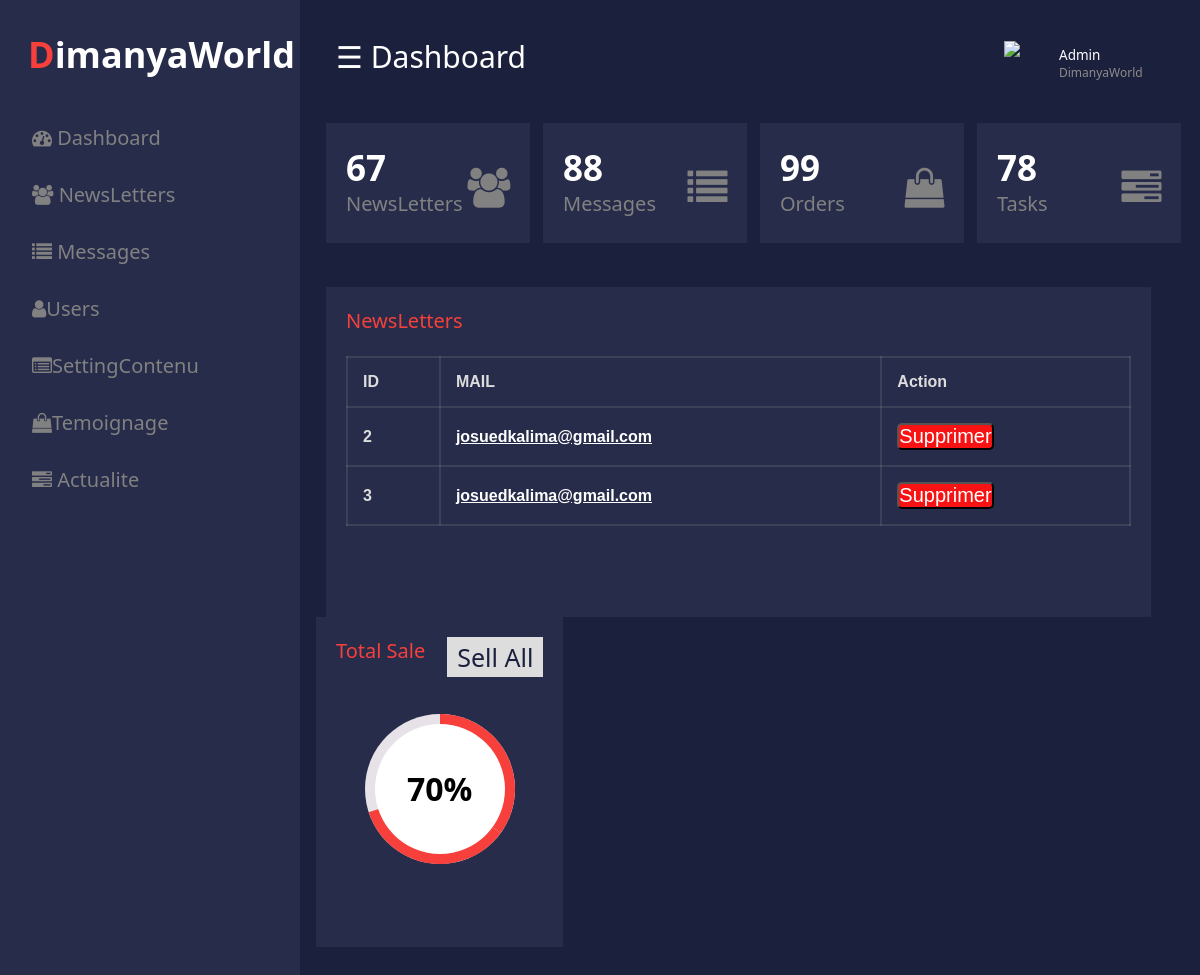
/New_folder/NewsLetters.php, run on the app's committed database.
### tables this page shows
CREATE TABLE `newsletters` (
  `id` int(11) NOT NULL,
  `newletter` text NOT NULL
);

### New_folder/NewsLetters.php (the view, shortened to what this page needs)
<!Doctype HTML>
<html>
<head>
	<link rel="stylesheet" href="css/style.css" type="text/css" />
	<link rel="stylesheet" href="https://cdnjs.cloudflare.com/ajax/libs/font-awesome/4.7.0/css/font-awesome.min.css">
</head>
<body>
	<div id="mySidenav" class="sidenav">
		<p class="logo"><span>D</span>imanyaWorld</p>
		<a href="accueil.php" class="icon-a"><i class="fa fa-dashboard icons"></i> Dashboard</a>
		<a href="NewsLetters.php" class="icon-a"><i class="fa fa-users icons"></i> NewsLetters</a>
		<a href="Messages.php" class="icon-a"><i class="fa fa-list icons"></i> Messages</a>
		<a href="user.php" class="icon-a"><i class="fa fa-user icons"></i>Users</a>
		<a href="setting_site.php" class="icon-a"><i class="fa fa-list-alt icons"></i>SettingContenu</a>
		<a href="temoignage.php" class="icon-a"><i class="fa fa-shopping-bag icons"></i>Temoignage</a>
		<a href="Actualite.php" class="icon-a"><i class="fa fa-tasks icons"></i> Actualite</a>
	</div>
	<div id="main">
		<div class="head">
			<div class="col-div-6">
				<span style="font-size:30px;cursor:pointer; color: white;" class="nav">☰ Dashboard</span>
			</div>
			<div class="col-div-6">
				<div class="profile">
					<img src="images/user.png" class="pro-img" />
					<p>Admin<span>DimanyaWorld</span></p>
				</div>
			</div>
		</div>
		<br />
		<div class="col-div-3">
			<div class="box">
				<p>67<br /><span>NewsLetters</span></p>
				<i class="fa fa-users box-icon"></i>
			</div>
		</div>
		<div class="col-div-3">
			<div class="box">
				<p>88<br /><span>Messages</span></p>
				<i class="fa fa-list box-icon"></i>
			</div>
		</div>
		<div class="col-div-3">
			<div class="box">
				<p>99<br /><span>Orders</span></p>
				<i class="fa fa-shopping-bag box-icon"></i>
			</div>
		</div>
		<div class="col-div-3">
			<div class="box">
				<p>78<br /><span>Tasks</span></p>
				<i class="fa fa-tasks box-icon"></i>
			</div>
		</div>
		<br /><br />
		<div class="col-div-8">
			<div class="box-8">
				<div class="content-box">
					<p>NewsLetters</p>
					<br />
					<table>
						<tr>
							<th>ID</th>
							<th>MAIL</th>
							<th>Action</th>
						</tr>
						<?php
						include_once "connexion.php";
						$req = mysqli_query($Con, " SELECT * FROM  newsletters ");
						if (mysqli_num_rows($req) == 0) {
							echo "Aucune nouvelle n'a été ajoutée";
						} else {
							while ($rows = mysqli_fetch_assoc($req)) {
						?>
								<tr>
									<th><?= $rows["id"] ?></th>
									<th><a href=""><?= $rows["newletter"] ?></a></th>
									<th><a href="Supprimer.php? ID=<?= $rows["id"] ?>"><button type="submit" name="Send" class="boutons">Supprimer</button></a></th>
								</tr>
						<?php
							}
						}
						?>
					</table>
				</div>
			</div>
		</div>
		<div class="col-div-4">
			<div class="box-4">
				<div class="content-box">
					<p>Total Sale <span>Sell All</span></p>
					<div class="circle-wrap">
						<div class="circle">
							<div class="inside-circle"> 70% </div>
						</div>
					</div>
				</div>
			</div>
		</div>
	</div>
</body>
</html>

### New_folder/css/style.css (style rules this page uses)
* { margin: 0; padding: 0; }
body { margin: 0px; padding: 0px; background-color: #1b203d; overflow: hidden; font-family: system-ui; }
.logo { margin: 0px; margin-left: 28px; font-weight: bold; color: white; margin-bottom: 30px; }
.logo span { color: #f7403b; }
.sidenav { height: 100%; width: 300px; position: fixed; z-index: 1; top: 0; left: 0; background-color: #272c4a; overflow: hidden; transition: 0.5s; padding-top: 30px; }
.sidenav a { padding: 15px 8px 15px 32px; text-decoration: none; font-size: 20px; color: #818181; display: block; transition: 0.3s; }
.sidenav { position: absolute; top: 0; right: 25px; font-size: 36px; }
#main { transition: margin-left 0.5s; padding: 16px; margin-left: 300px; }
.head { padding: 20px; }
.col-div-6 { width: 50%; float: left; }
.profile { display: inline-block; float: right; width: 160px; }
.pro-img { float: left; width: 40px; margin-top: 5px; }
.profile p { color: white; font-weight: 500; margin-left: 55px; margin-top: 10px; font-size: 13.5px; }
.profile p span { font-weight: 400; font-size: 12px; display: block; color: #8e8b8b; }
.col-div-3 { width: 25%; float: left; }
.box { width: 85%; height: 100px; background-color: #272c4a; margin-left: 10px; padding: 10px; }
.box p { font-size: 35px; color: white; font-weight: bold; line-height: 30px; padding-left: 10px; margin-top: 20px; display: inline-block; }
.box p span { font-size: 20px; font-weight: 400; color: #818181; }
.box-icon { font-size: 40px !important; float: right; margin-top: 35px !important; color: #818181; padding-right: 10px; }
.col-div-8 { width: 100%; float: left; }
.col-div-4 { width: 30%; float: left; }
.content-box { padding: 20px; overflow: auto; }
.content-box p { margin: 0px; font-size: 20px; color: #f7403b; }
.content-box p span { float: right; background-color: #ddd; padding: 3px 10px; font-size: 25px; color: #1b203d; }
.box-8, .box-4 { width: 95%; background-color: #272c4a; height: 330px; overflow-y: auto; }
.box-8 { margin-left: 10px; }
table { font-family: arial, sans-serif; border-collapse: collapse; width: 100%; }
td, th { text-align: left; padding: 15px; color: #ddd; border: 2px solid #81818140; border-bottom: 2px solid #81818140; }
.circle-wrap { margin: 50px auto; width: 150px; height: 150px; background: #e6e2e7; border-radius: 50%; }
.circle-wrap .inside-circle { width: 130px; height: 130px; border-radius: 50%; background: #fff; line-height: 130px; text-align: center; margin-top: 10px; margin-left: 10px; position: absolute; z-index: 100; font-weight: 700; font-size: 2em; }
label, a, input { color: white; }
.boutons { background-color: rgb(247, 19, 19); font-size: 20px; color: white; box-shadow: 10px black; border-radius: 5px 5px 5px 5px; }

### data on the page
newsletters: id "2", newletter "josuedkalima@gmail.com"
newsletters: id "3", newletter "josuedkalima@gmail.com"
